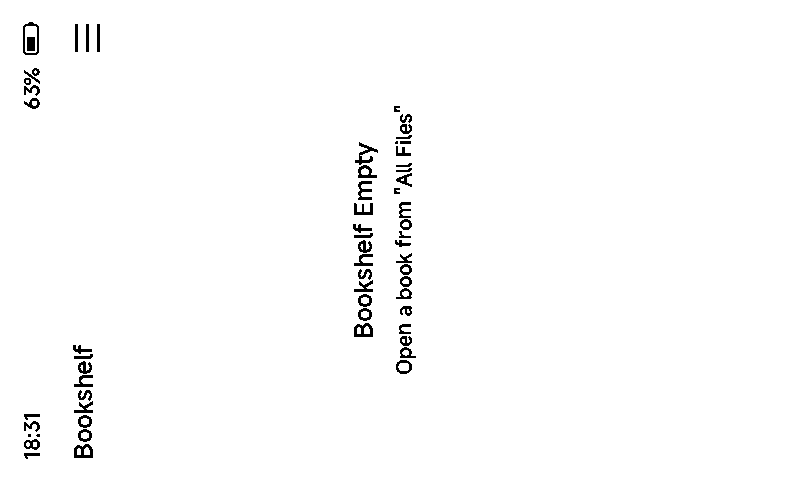
#> input picture tests/golden/stock-home.png, 800 x 480 px; its folder holds 8 pictures in this run
$ python readme_images.py
#> lines starting #> are read from the running program, lines starting #| are printed output that depends on the picture
#!/usr/bin/env python3
"""Rebuild the README's pictures (docs/images/*.png) from the test goldens and the gamebook's art.

    .venv/bin/python tools/readme_images.py

Every picture is something a test already pins, so the README shows what the emulator really draws:
  gallery.png    six screens: the stock 7.x Home, its menu, its reader, a Lua status screen, and the
                 Gull Rock gamebook's cover and a plate page (tests/golden/stock-*, gamebook-*)
  fidelity.png   CrossPoint's Home as the real reader screenshots itself next to the emulator's
                 panel; test_device_screenshot.py sets the battery to the device's and holds the two
                 at 0 differing pixels (the golden shown here is at the default 63 %)
  plates.png     the gamebook's eight plates, as tools/gamebook.py renders them
  licorice.png   XTOS Licorice 26110701, the stock's rewrite as the device runs it: its Home (the Desktop), the
                 side drawer, a book page and the light panel (tests/golden/licorice-v26110701-*,
                 pinned by tests/test_licorice.py)
Run it after a golden or a plate changes; captions use Inter (fonts/inter/, OFL, fetched locally per
fonts/README.md) and fall back to PIL's default font.
"""
import os
import sys

from PIL import Image, ImageDraw, ImageFont

ROOT = os.path.dirname(os.path.dirname(os.path.abspath(__file__)))
GOLD = os.path.join(ROOT, 'tests', 'golden')
OUT = os.path.join(ROOT, 'docs', 'images')
sys.path.insert(0, os.path.join(ROOT, 'tools'))

BG, INK, MUTED = 255, 0, 110


# [11 lines left out: function font, not called in this run]


def upright(name):
    """A panel golden (800 x 480 landscape, the portrait UI drawn rotated) as the reader shows it."""
    im = Image.open(os.path.join(GOLD, name)).convert('L')
    return im.rotate(-90, expand=True) if im.width > im.height else im


def framed(im, pad=10):
    """The screen with a thin bezel line, so white pages read as pages on a white README."""
    out = Image.new('L', (im.width + 2 * pad, im.height + 2 * pad), BG)
    out.paste(im, (pad, pad))
    d = ImageDraw.Draw(out)
    d.rectangle([pad - 1, pad - 1, pad + im.width, pad + im.height], outline=170, width=1)
    return out


# [15 lines left out: function grid, not called in this run]


def gallery():
    cells = [(framed(upright('stock-home.png')), 'Stock firmware: Home'),
             (framed(upright('stock-menu.png')), 'Stock firmware: the menu'),
             (framed(upright('stock-reader-page1.png')), 'Stock firmware: reading'),
             (framed(upright('stock-lua-status-panels.png')), 'A Lua app: status screen'),
             (framed(upright('gamebook-title.png')), 'A Lua app: the Gull Rock gamebook'),
             (framed(upright('gamebook-ledge.png')), 'Gull Rock: a plate page')]
    return grid(cells, 3)


# [27 lines left out: functions fidelity, plates, licorice, not called in this run]


def main():
    os.makedirs(OUT, exist_ok=True)
    for name, make in (('gallery.png', gallery), ('fidelity.png', fidelity), ('plates.png', plates),
                       ('licorice.png', licorice)):
        im = make()
        path = os.path.join(OUT, name)
        im.save(path, optimize=True)
        print(f'{path}: {im.width} x {im.height}')
#> this loop made 1 pass
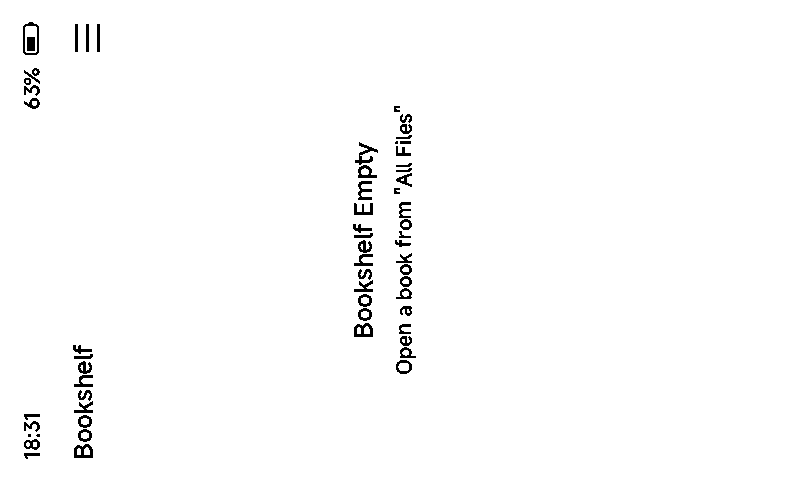
#> input picture tests/golden/stock-home.png, 800 x 480 px
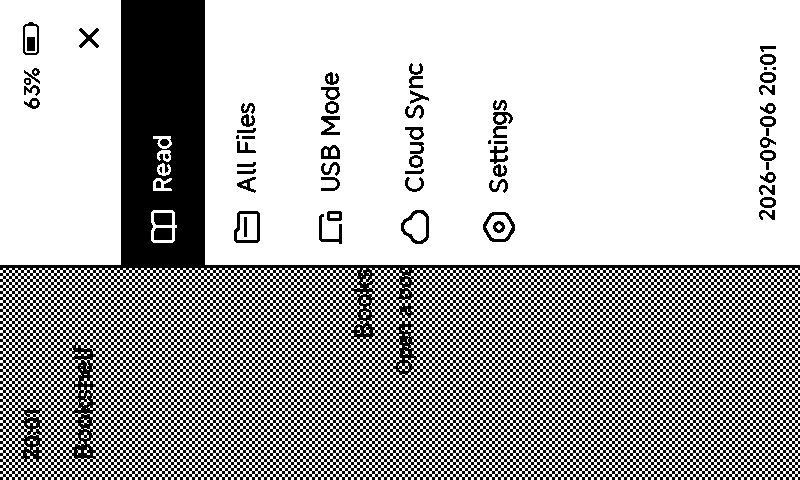
#> input picture tests/golden/stock-menu.png, 800 x 480 px
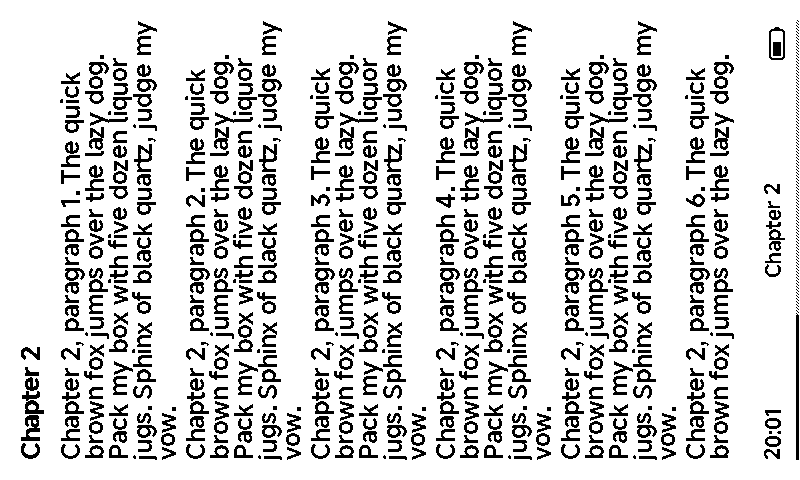
#> input picture tests/golden/stock-reader-page1.png, 800 x 480 px
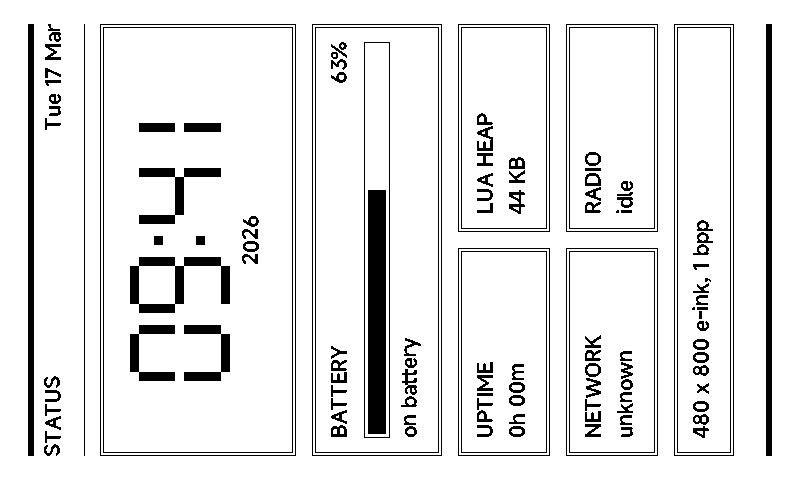
#> input picture tests/golden/stock-lua-status-panels.png, 800 x 480 px


if __name__ == '__main__':
#> (the run stopped early here; a loop or call above may not have finished)
